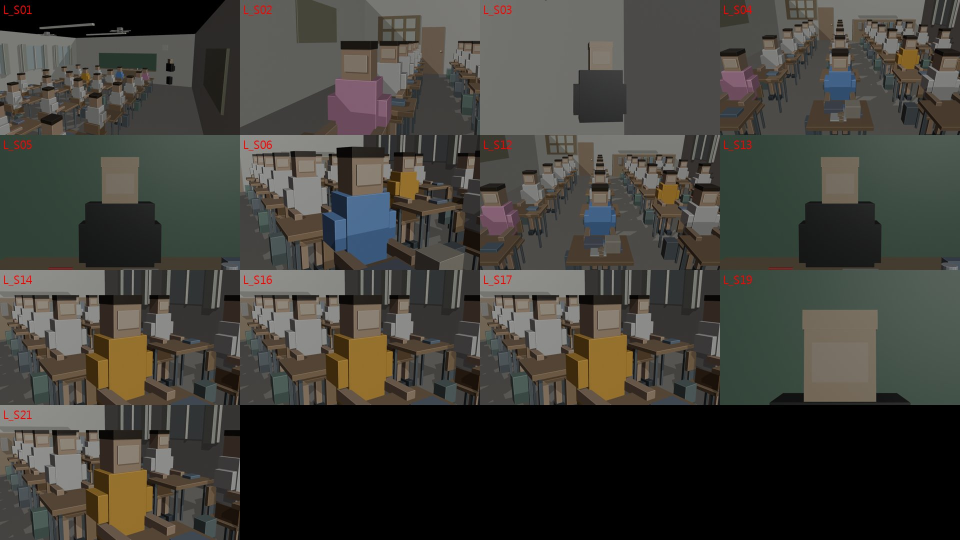
#> input picture pipeline/example_D-7/blender/布置图总览_v1.jpg, 1920 x 1080 px (shown at 1/2 size)
$ python -i battle_gfx.py   (imports and definitions only)
#> lines starting #> are read from the running program, lines starting #| are printed output that depends on the picture
"""饶舌对决的字卡与逐格特效（make_battle.py 的 cut／srt 阶段用）。
字卡：片名、VS、讲白字卡（battle.json 的 cards）、人物直排名牌（intro_card）、投票片尾卡；脸部侦测避开脸。
特效（逐格 ffmpeg 读入 → numpy／PIL → ffmpeg 写出）：
- 字幕：整句出现，韵脚字用己方颜色；唱到韵脚字时从 1.8 倍砸下来＋闪白发光。说话者色块、左上 ROUND 角标。
- 攻击：押回去的那句最后一个韵脚字，从唱的人那侧射出月牙斩，飞到对手那侧爆开（震动＋放大＋色差）；近景／插入镜不画飞行、只在下缘角落爆开（不扫脸）。
- COMBO：押韵！／双押！／三押！；两人的最后一句＝杀招！
- 长演唱镜在镜内每句开头交替推近 1.18 倍（以脸为中心）；只在切进 flash_scenes 的闪回时闪白；片尾 DJ 三拍大字。
字型：tools/fonts.py 的粗黑体（Windows 微软正黑体／Linux Noto Sans CJK）；想用源石黑体等字型，设环境变数 FONT_JHBD。"""
import json
import math
import re
import subprocess
import sys
from pathlib import Path

import numpy as np
from PIL import Image, ImageDraw, ImageFilter, ImageFont

HERE = Path(__file__).resolve().parent
W, H, FPS = 1920, 1080, 24
SUB_Y = 935
INK, GOLD = (246, 244, 236), (255, 206, 96)
CLOSE = ("ECU", "CU", "MCU")
PUNCH = 1.18
import os as _os
_CFG0 = json.loads((HERE / "battle.json").read_text(encoding="utf-8")) if (HERE / "battle.json").exists() else {}
#> (reads pipeline/template_battle/battle.json from the repository)
LANG = _CFG0.get("lang", "zh")
SUBS = _os.environ.get("SUBS", "bi")                      # 英文对决：bi＝英文大字＋中文小字｜en＝只有英文


# [33 lines left out: functions _fonts, font, colors, _panel, not called in this run]


def _t(d, xy, s, f, fill=INK, anchor="la"):
    d.text(xy, s, font=f, fill=fill + (255,), anchor=anchor, stroke_width=3, stroke_fill=(8, 8, 16, 255))


def _save(im, out):
    sh = Image.new("RGBA", (im.width + 16, im.height + 16), (0, 0, 0, 0))
    sh.paste(Image.new("RGBA", im.size, (0, 0, 0, 255)), (10, 12), im.split()[3].point(lambda v: v * 0.5))
    sh = sh.filter(ImageFilter.GaussianBlur(6)); sh.alpha_composite(im, (0, 0))
    sh.save(out); return out, sh.size


# [78 lines left out: functions text_card, name_card, card, not called in this run]


# ------------------------------------------------------------------------------------------------ 脸
_DET = {}


# [238 lines left out: functions faces, seg_faces, place, char_times, build_events, render_sub and 5 more, not called in this run]


COMBO = {"kill": "杀招！", 1: "押韵！", 2: "双押！", 3: "三押！", 4: "四押！", 5: "五押！", 6: "六押！"}
COMBO_EN = {"kill": "KILL SHOT!", 1: "RHYME!", 2: "DOUBLE!", 3: "TRIPLE!"}


# [201 lines left out: functions combo_badge, attack_layer, punch_plan, render_fx, not called in this run]

>>> import cv2
>>> picture = cv2.imread('../example_D-7/blender/布置图总览_v1.jpg', cv2.IMREAD_GRAYSCALE)
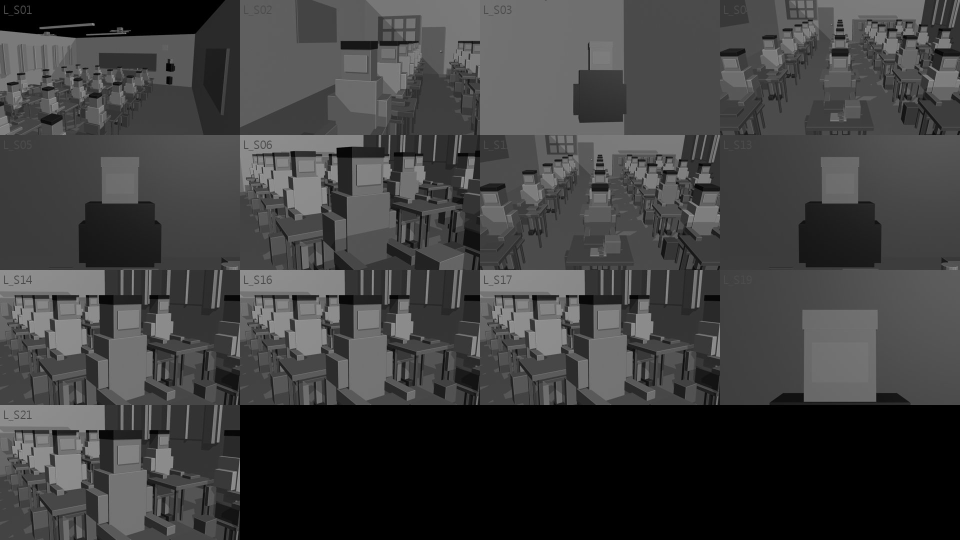
#> picture: shape (1080, 1920) (shown at 1/2 size); min 0, max 170, mean 63.3
>>> result = _save(picture, 'out.png')
#> (the run stopped early here; a loop or call above may not have finished)
